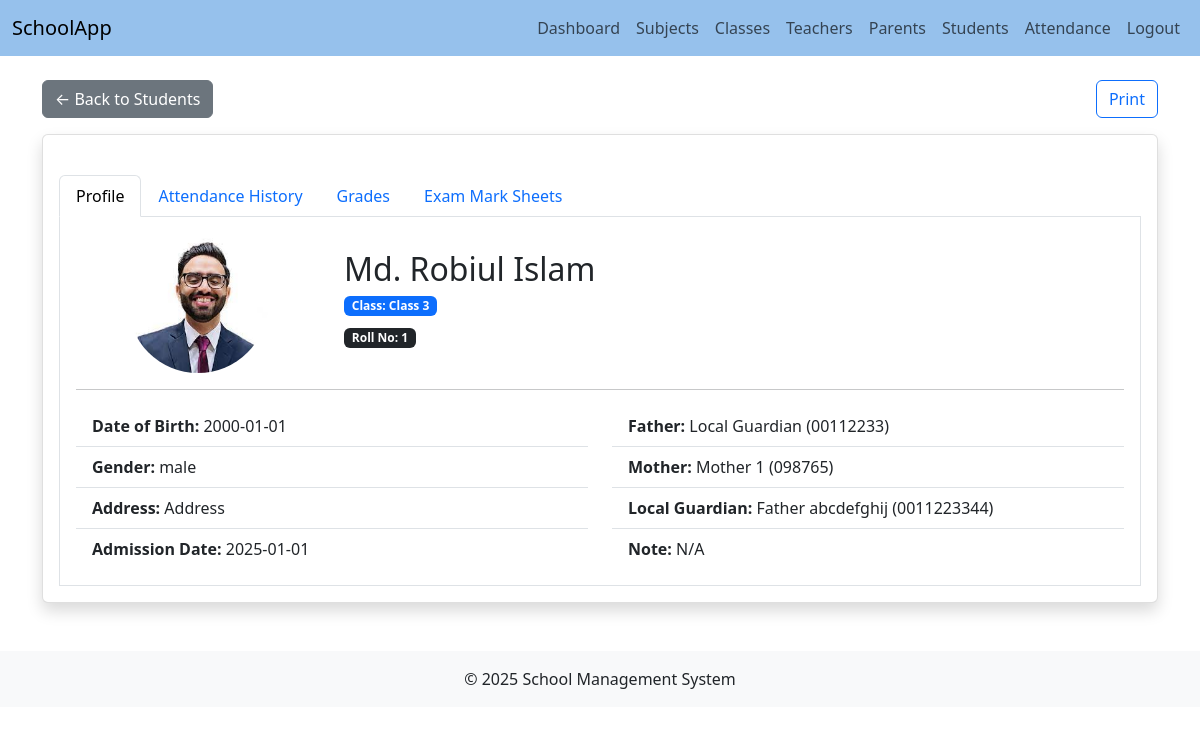
Page /pages/student_profile.php?id=46 on the earlier database version.
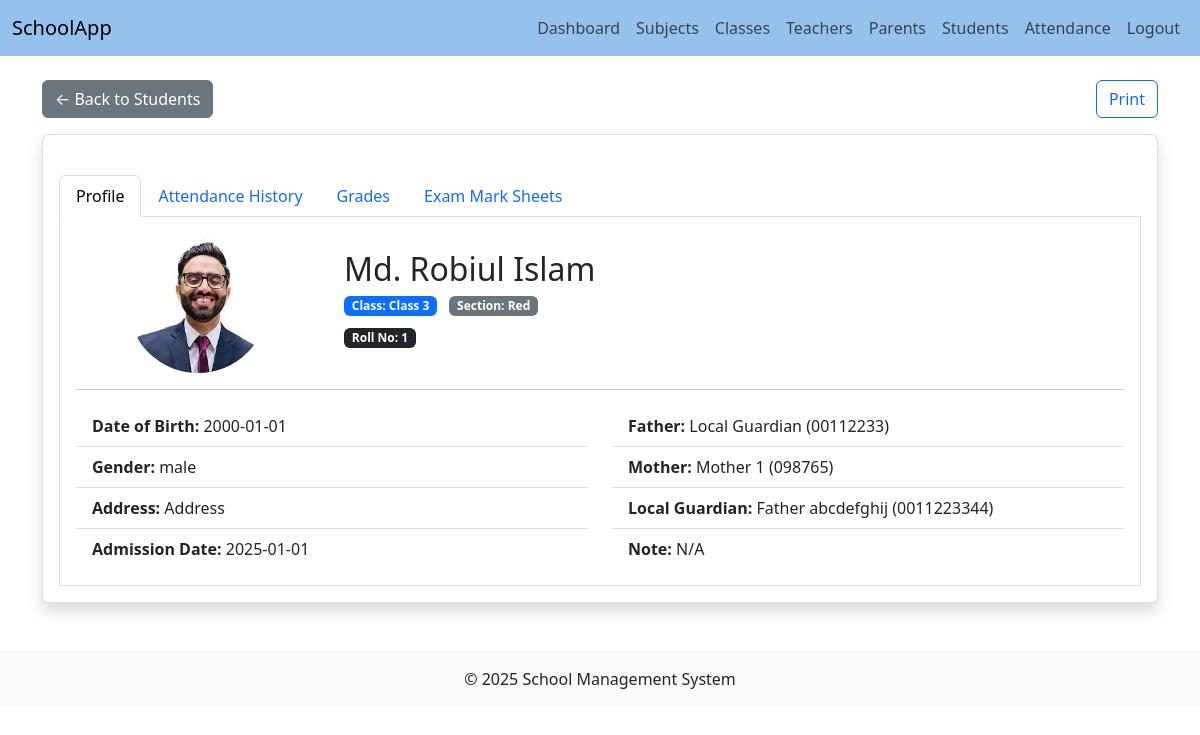
Same page on the later database version.
### tables this page shows
CREATE TABLE `students` (
  `id` int(11) NOT NULL,
  `father_id` int(11) DEFAULT NULL,
  `mother_id` int(11) DEFAULT NULL,
  `local_guardian_id` int(11) DEFAULT NULL,
  `user_id` int(11) NOT NULL,
  `first_name` varchar(50) DEFAULT NULL,
  `last_name` varchar(50) DEFAULT NULL,
  `roll_no` int(11) NOT NULL,
  `dob` date DEFAULT NULL,
  `gender` enum('male','female','other') DEFAULT NULL,
  `address` varchar(255) DEFAULT NULL,
  `admission_date` date DEFAULT NULL,
  `current_class_id` int(11) DEFAULT NULL,
  `current_section_id` int(11) DEFAULT NULL,
  `current_department_id` int(11) DEFAULT NULL,
  `profile_picture` varchar(255) DEFAULT NULL,
  `note` text DEFAULT NULL,
  `is_deleted` tinyint(1) NOT NULL DEFAULT 0
);

CREATE TABLE `classes` (
  `id` int(11) NOT NULL,
  `name` varchar(50) NOT NULL,
  `is_deleted` tinyint(1) NOT NULL DEFAULT 0
);

CREATE TABLE `parents` (
  `id` int(11) NOT NULL,
  `user_id` int(11) NOT NULL,
  `first_name` varchar(100) NOT NULL,
  `last_name` varchar(100) DEFAULT NULL,
  `gender` varchar(10) DEFAULT NULL,
  `email` varchar(150) DEFAULT NULL,
  `phone` varchar(50) DEFAULT NULL,
  `address` varchar(255) DEFAULT NULL,
  `profile_picture` varchar(255) DEFAULT NULL,
  `created_at` datetime DEFAULT current_timestamp(),
  `is_deleted` tinyint(1) NOT NULL DEFAULT 0
);

CREATE TABLE `sections` (
  `id` int(11) NOT NULL,
  `name` varchar(50) NOT NULL,
  `is_deleted` tinyint(1) NOT NULL DEFAULT 0
);

### pages/student_profile.php (the view, shortened to what this page needs)
<?php
include '../includes/header.php';
include '../includes/db_connect.php';
$student_id = $_GET['id'] ?? '';
$sql = "SELECT s.*, c.name AS class_name, d.name AS department_name, sec.name AS section_name,
    f.first_name AS father_first_name, f.last_name AS father_last_name, f.phone AS father_phone,
    m.first_name AS mother_first_name, m.last_name AS mother_last_name, m.phone AS mother_phone,
    lg.first_name AS local_guardian_first_name, lg.last_name AS local_guardian_last_name, lg.phone AS local_guardian_phone
    FROM students s
    LEFT JOIN classes c ON s.current_class_id = c.id
    LEFT JOIN departments d ON s.current_department_id = d.id
    LEFT JOIN sections sec ON s.current_section_id = sec.id
    LEFT JOIN parents f ON s.father_id = f.id
    LEFT JOIN parents m ON s.mother_id = m.id
    LEFT JOIN parents lg ON s.local_guardian_id = lg.id
    WHERE s.id = ?";
$stmt = $conn->prepare($sql);
$stmt->bind_param('i', $student_id);
$stmt->execute();
$result = $stmt->get_result();
$student = $result->fetch_assoc();
?>
<div class="container mt-4">
  <a href="students.php" class="btn btn-secondary mb-3">&larr; Back to Students</a>
  <button class="btn btn-outline-primary mb-3 float-end" onclick="window.print()"><i class="bi bi-printer"></i> Print</button>
  <div class="card shadow">
    <div class="card-body">
      <ul class="nav nav-tabs mt-4" id="profileTabs" role="tablist">
        <li class="nav-item" role="presentation">
          <button class="nav-link active" id="profile-tab" data-bs-toggle="tab" data-bs-target="#profileTab" type="button" role="tab">Profile</button>
        </li>
        <li class="nav-item" role="presentation">
          <button class="nav-link" id="attendance-tab" data-bs-toggle="tab" data-bs-target="#attendanceTab" type="button" role="tab">Attendance History</button>
        </li>
        <li class="nav-item" role="presentation">
          <button class="nav-link" id="grades-tab" data-bs-toggle="tab" data-bs-target="#gradesTab" type="button" role="tab">Grades</button>
        </li>
        <li class="nav-item" role="presentation">
          <button class="nav-link" id="marksheet-tab" data-bs-toggle="tab" data-bs-target="#marksheetTab" type="button" role="tab">Exam Mark Sheets</button>
        </li>
      </ul>
      <div class="tab-content p-3 border border-top-0 bg-white" id="profileTabsContent">
        <div class="tab-pane fade show active" id="profileTab" role="tabpanel">
          <div class="row align-items-center">
            <div class="col-md-3 text-center mb-3 mb-md-0">
              <?php if ($student['profile_picture']): ?>
                <img src="../uploads/students/<?php echo htmlspecialchars($student['profile_picture']); ?>" alt="Profile" class="img-fluid rounded-circle" style="width: 140px; height: 140px; object-fit: cover;">
              <?php else: ?>
                <div class="bg-secondary rounded-circle d-flex align-items-center justify-content-center" style="width: 140px; height: 140px; color: #fff; font-size: 2.5rem;">
                  <span><?php echo strtoupper(substr($student['first_name'], 0, 1)); ?></span>
                </div>
              <?php endif; ?>
            </div>
            <div class="col-md-9">
              <h2 class="mb-1"><?php echo htmlspecialchars($student['first_name'] . ' ' . $student['last_name']); ?></h2>
              <div class="mb-2">
                <span class="badge bg-primary me-2">Class: <?php echo htmlspecialchars($student['class_name']); ?></span>
                <?php if ($student['section_name']): ?>
                  <span class="badge bg-secondary">Section: <?php echo htmlspecialchars($student['section_name']); ?></span>
                <?php endif; ?>
              </div>
              <div class="mb-2">
                <span class="badge bg-dark">Roll No: <?php echo htmlspecialchars($student['roll_no']); ?></span>
              </div>
            </div>
          </div>
          <hr>
          <div class="row">
            <div class="col-md-6">
              <ul class="list-group list-group-flush">
                <li class="list-group-item"><strong>Date of Birth:</strong> <?php echo $student['dob'] && $student['dob'] !== '0000-00-00' ? htmlspecialchars($student['dob']) : 'N/A'; ?></li>
                <li class="list-group-item"><strong>Gender:</strong> <?php echo htmlspecialchars($student['gender'] ?: 'N/A'); ?></li>
                <li class="list-group-item"><strong>Address:</strong> <?php echo htmlspecialchars($student['address'] ?: 'N/A'); ?></li>
                <li class="list-group-item"><strong>Admission Date:</strong> <?php echo $student['admission_date'] && $student['admission_date'] !== '0000-00-00' ? htmlspecialchars($student['admission_date']) : 'N/A'; ?></li>
              </ul>
            </div>
            <div class="col-md-6">
              <ul class="list-group list-group-flush">
                <li class="list-group-item"><strong>Father:</strong> <?php echo $student['father_first_name'] ? htmlspecialchars($student['father_first_name'] . ' ' . $student['father_last_name']) . ($student['father_phone'] ? ' (' . htmlspecialchars($student['father_phone']) . ')' : '') : 'N/A'; ?></li>
                <li class="list-group-item"><strong>Mother:</strong> <?php echo $student['mother_first_name'] ? htmlspecialchars($student['mother_first_name'] . ' ' . $student['mother_last_name']) . ($student['mother_phone'] ? ' (' . htmlspecialchars($student['mother_phone']) . ')' : '') : 'N/A'; ?></li>
                <li class="list-group-item"><strong>Local Guardian:</strong> <?php echo $student['local_guardian_first_name'] ? htmlspecialchars($student['local_guardian_first_name'] . ' ' . $student['local_guardian_last_name']) . ($student['local_guardian_phone'] ? ' (' . htmlspecialchars($student['local_guardian_phone']) . ')' : '') : 'N/A'; ?></li>
                <li class="list-group-item"><strong>Note:</strong> <?php echo htmlspecialchars($student['note'] ?: 'N/A'); ?></li>
              </ul>
            </div>
          </div>
        </div>
      </div>
    </div>
  </div>
</div>
<?php include '../includes/footer.php'; ?>

### includes/header.php (shortened to what this page needs)
<!DOCTYPE html>
<html lang="en">
<head>
    <link href="https://cdn.jsdelivr.net/npm/bootstrap@5.3.0/dist/css/bootstrap.min.css" rel="stylesheet">
    <link href="https://cdnjs.cloudflare.com/ajax/libs/font-awesome/6.0.0/css/all.min.css" rel="stylesheet">
    <link href="/school_app/assets/css/style.css" rel="stylesheet">
</head>
<body>
<nav class="navbar navbar-expand-lg navbar-light bg-light sticky-top">
  <div class="container-fluid">
    <a class="navbar-brand" href="#">SchoolApp</a>
    <div class="collapse navbar-collapse" id="navbarNav">
      <ul class="navbar-nav ms-auto">
        <li class="nav-item"><a class="nav-link" href="#">Dashboard</a></li>
        <li class="nav-item"><a class="nav-link" href="subjects.php">Subjects</a></li>
        <li class="nav-item"><a class="nav-link" href="classes.php">Classes</a></li>
        <li class="nav-item"><a class="nav-link" href="teachers.php">Teachers</a></li>
        <li class="nav-item"><a class="nav-link" href="parents.php">Parents</a></li>
        <li class="nav-item"><a class="nav-link" href="students.php">Students</a></li>
        <li class="nav-item"><a class="nav-link" href="attendance.php">Attendance</a></li>
        <li class="nav-item"><a class="nav-link" href="/school_app/api/logout.php">Logout</a></li>
      </ul>
    </div>
  </div>
</nav>
</body>
</html>

### includes/footer.php (shortened to what this page needs)
<footer class="bg-light text-center text-lg-start mt-5">
  <div class="text-center p-3">
    &copy; <?php echo date('Y'); ?> School Management System
  </div>
</footer>
</body>
</html>

### assets/css/style.css (style rules this page uses)
.sticky-top { position: sticky; top: 0; z-index: 1030; background: #fff; }
.navbar { background-color: #96c1ec !important; }
.card { box-shadow: 0 0.125rem 0.25rem rgba(0, 0, 0, 0.075); border: 1px solid rgba(0, 0, 0, 0.125); }

Differences in the rows shown:
changed students "Md. Robiul Islam": current_section.name (not shown) → "Red"
Other differences:
text now shown: "Section:"
